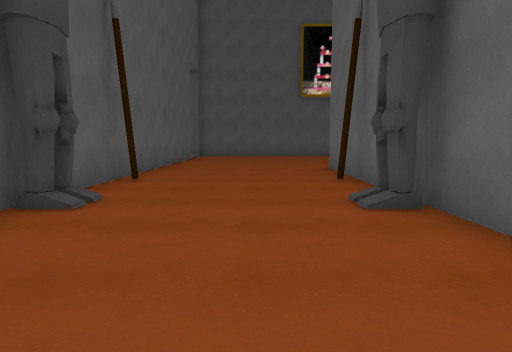
view 1 (above)

24 first-person views from a walk through a 3-D level made in the Unity game engine. The camera is 1.3 m above the floor, tilts 6° down and sees 75° across. The floor is counted in squares, 1.5 m on a side. Each view is taken from the middle of a square. On the plan, view 1 faces up. The plan holds only what a view shows up to about 12 squares ahead; the rest is blank. The place goes on beyond the plan. The player character is not drawn. Some animated figures are not drawn.

view 2
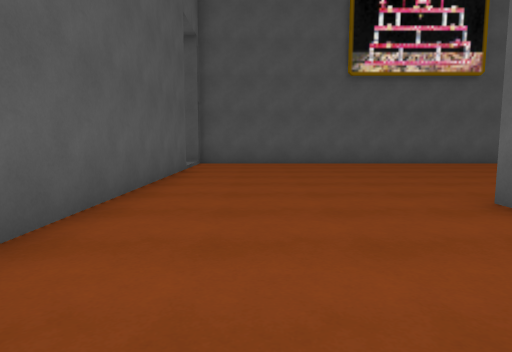

view 3
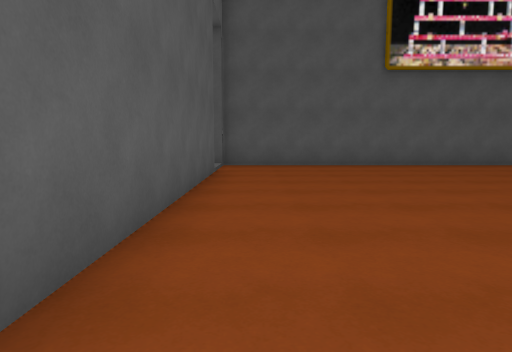

view 4
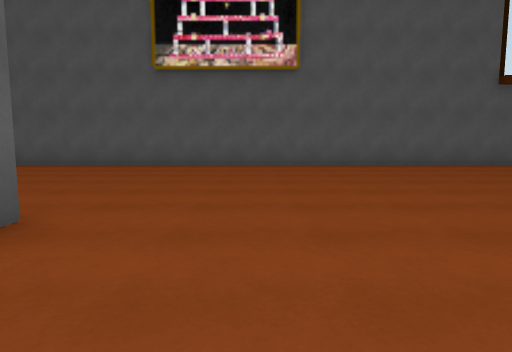

view 5
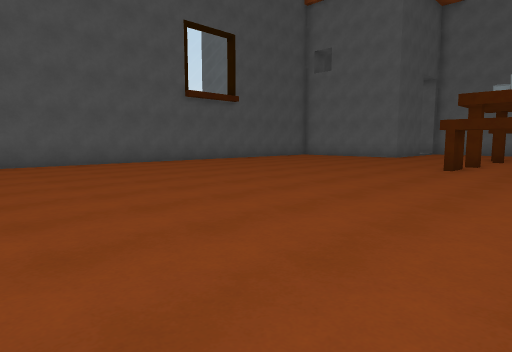

view 6
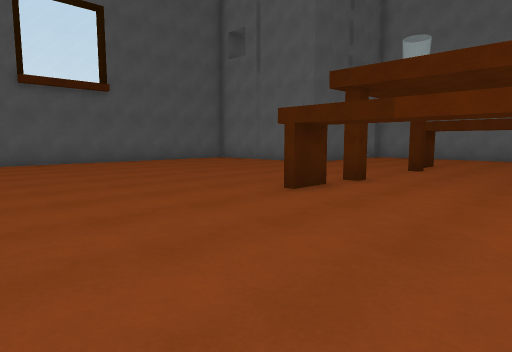

view 7
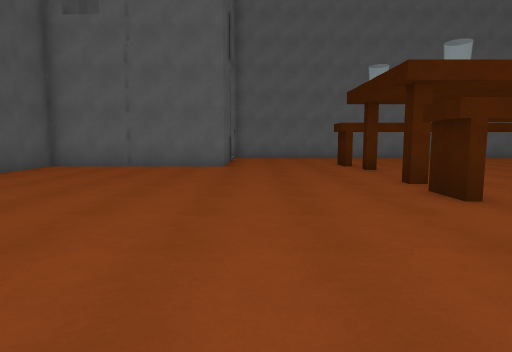

view 8
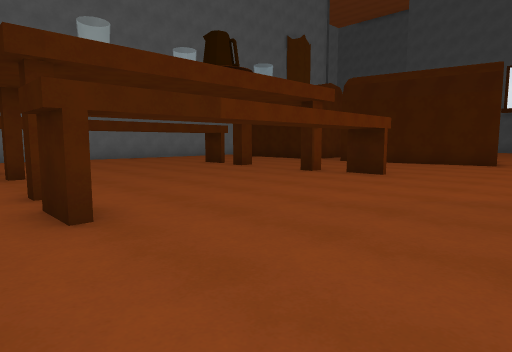

view 9
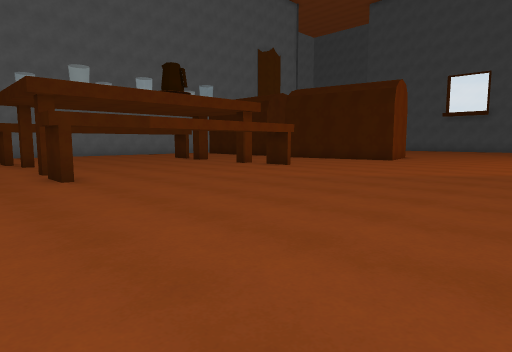

view 10
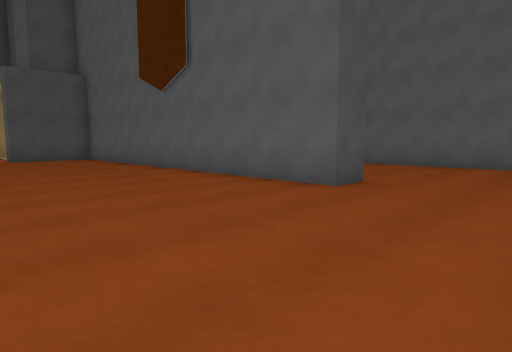

view 11
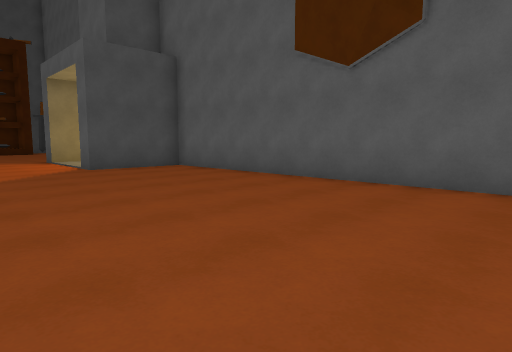

view 12
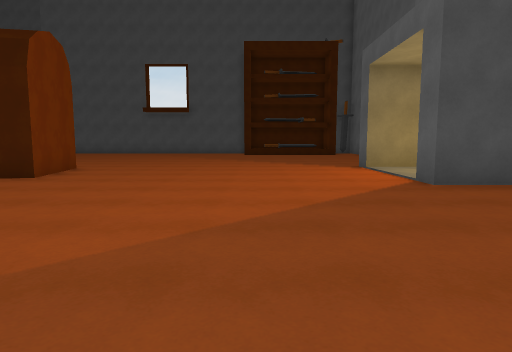

view 13
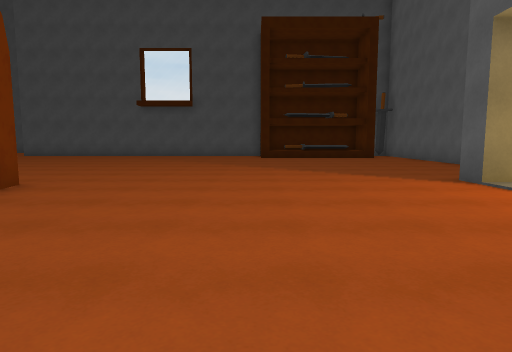

view 14
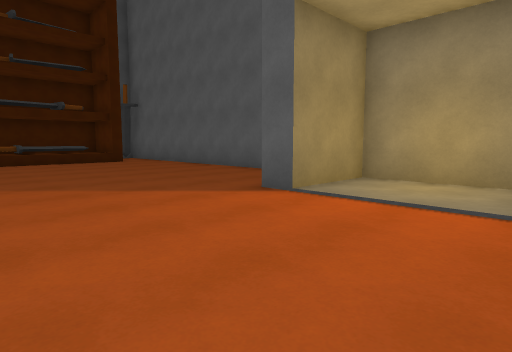

view 15
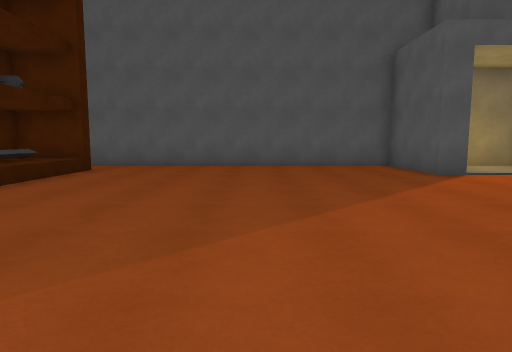

view 16
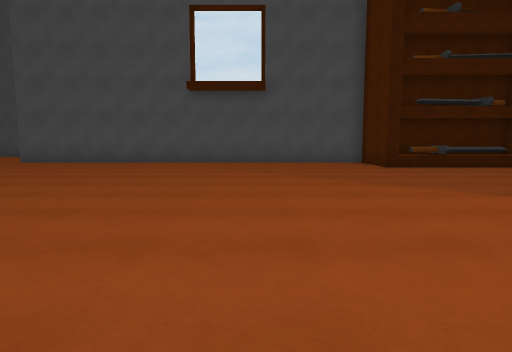

view 17
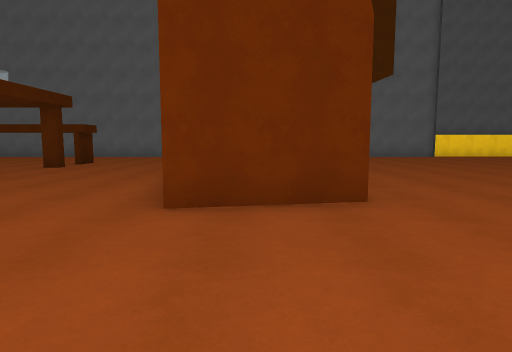

view 18
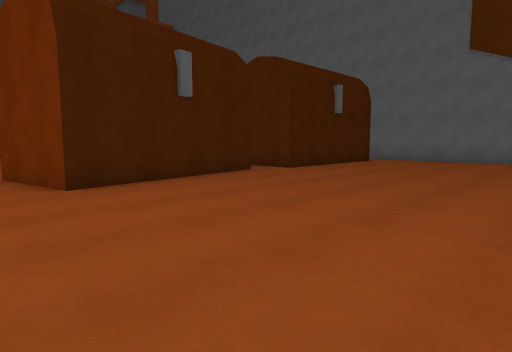

view 19
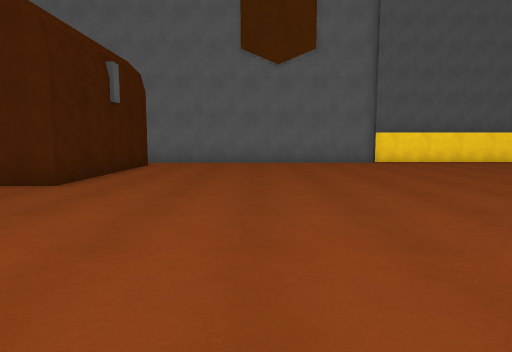

view 20
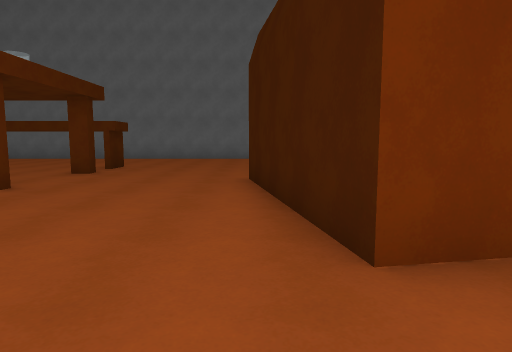

view 21
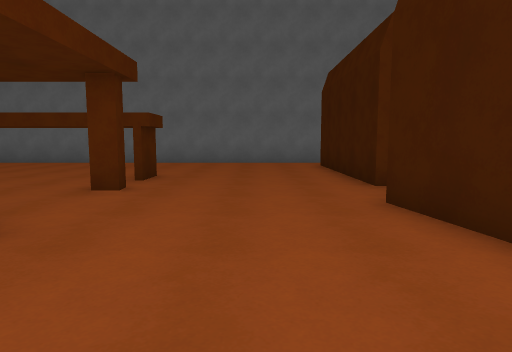

view 22
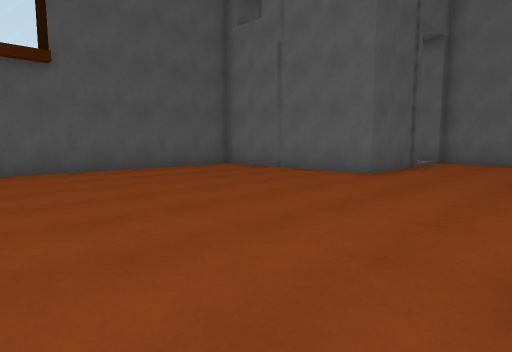

view 23
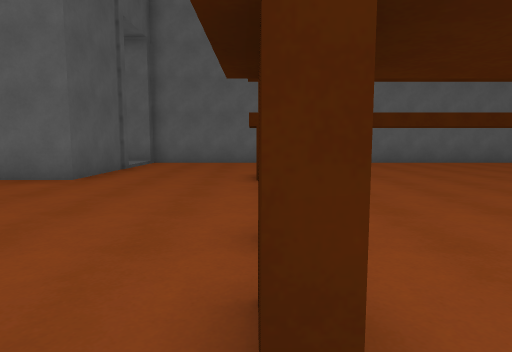

view 24
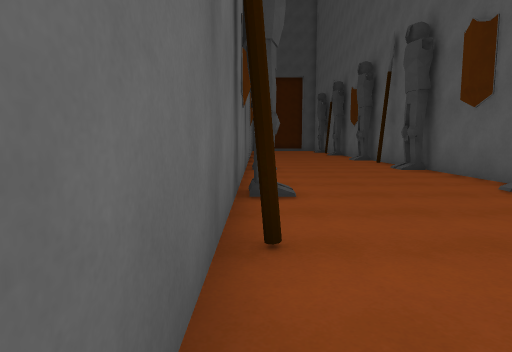

### Floor plan
Points are (right, up) in squares from view 1. A wall is a line through its corners. A room is listed if a view was taken in it or the views show most of it. See-through windows are left out.
Room 1 (views 1, 2, 3, 4, 5, 6, 7, 8, 9, 10, 11, 12, 13, 14, 15, 16, 17, 18, 19, 20, 21, 22, 23, 24)
walls: (16.6, 1.7) (17.9, 1.7); (18.7, 1.5) (18.7, 2) (19.1, 2); (22.3, 1.5) (21.8, 1.4) (21.8, 2); (4, -3.5) (4, -6.6) (6.5, -6.6) (6.5, -7.3) (3.4, -7.3) (3.4, -17.8); (16.6, 9) (17.9, 9); (21.2, -5.6) (15.7, -6.6) (15.2, -3.8) (20.7, -2.8); (17.9, 8.7) (16.6, 8.7); (19.1, 8.5) (18.7, 8.5) (18.7, 9) (19.1, 9); (2.3, 0.9) (2.3, 3.2); (24.4, 1.5) (23.2, 1.5); (2.3, 5.8) (2.3, 10.6) (3.4, 10.6) (3.4, -2.5) (6.5, -2.5) (6.5, -3.4); (21.9, 8.7) (22.4, 8.7); (22.4, 8.5) (21.9, 8.5); (23.2, 9) (24.1, 9); (24.4, 8.7) (23.4, 8.7); (28, -6.1) (22.4, -6.1) (22.4, -3.3) (27.9, -3.3); (-3.2, -1.6) (-3.2, -2.1); (5.4, -16.9) (5.4, -18.5); (5, -16.9) (10.7, -16.9) (10.7, -18.1); (26.8, 13.1) (23.4, 13.1) (23.4, 18.9) (-3.2, 18.9); (-3.2, 16.4) (-3.2, 0.5)
low walls: (8.5, -17.4) (8.5, -17.9) (9.5, -17.9)
ways out: opening at (27.5, 13.5)
objects: other object (-3, 0); other object (-3, 5); other object (2, 0); other object (2, 4) to (2, 5)

Positions as (right, up) in squares from view 1, and headings:
1: (0, 0), facing up
2: (-1, 6), facing up
3: (-2, 7), facing up
4: (6, 7), facing up
5: (6, 6), facing up-right
6: (12, 5), facing up-right
7: (12, 12), facing right
8: (13, 10), facing down-right
9: (9, 11), facing down-right
10: (9, 14), facing down-left
11: (10, 8), facing down-left
12: (10, 4), facing down
13: (11, 0), facing down
14: (11, -3), facing down-left
15: (15, -12), facing left
16: (15, -6), facing down
17: (11, -5), facing right
18: (14, -13), facing up-right
19: (16, -10), facing right
20: (13, -3), facing right
21: (16, -1), facing right
22: (15, 9), facing up-right
23: (16, 9), facing right
24: (2, 10), facing down
